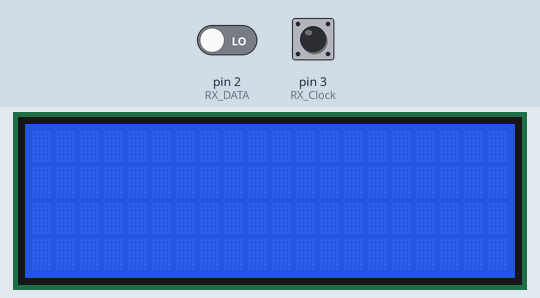
Recording of a sketch running on a simulated Arduino Uno, built with avr-gcc and run on an emulated ATmega328P. Parts: 20×4 character LCD. Inputs (shaded band) come from the test bench; at power-on: pin 3 (RX_Clock) LOW, pin 2 (RX_DATA) LOW. What the sketch prints to the serial monitor is not drawn.

Above: at 1.2 s.
1.3 s: pin 3 (RX_Clock) driven HIGH
At 1.6 s:
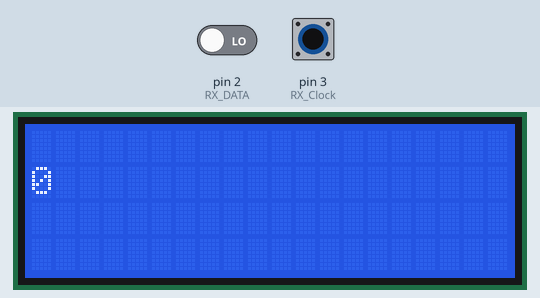
2.8 s: pin 3 (RX_Clock) pulsed LOW 5 times (0.12 s each, 0.3 s apart)
At 4.6 s:
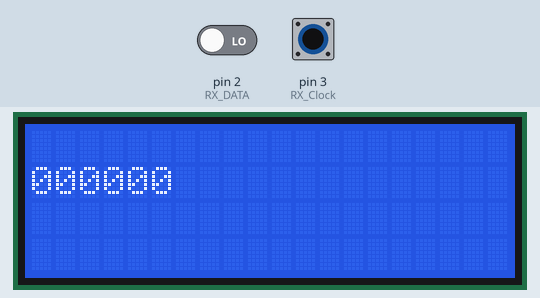
5.8 s: pin 3 (RX_Clock) pulsed LOW 2 times (0.12 s each, 0.3 s apart)
At 7.3 s:
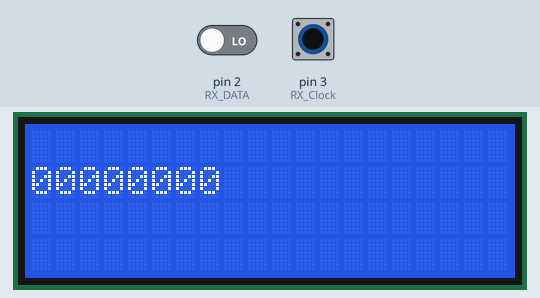
Timing chart, 0 to 8.8 s (numbered marks = the images above; inputs shaded):
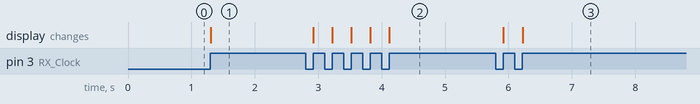

The sketch:

receiver.ino
```cpp
#include <SoftwareSerial.h>
#include <LiquidCrystal.h>

// pinassinmnt
#define RX_DATA 2
#define RX_Clock 3
#define lcd_RS 9
#define lcd_E 4
#define lcd_D4 5
#define lcd_D5 6
#define lcd_D6 7
#define lcd_D7 8

LiquidCrystal lcd_1(lcd_RS, lcd_E, lcd_D4, lcd_D5, lcd_D6, lcd_D7);

char message[1000];

byte rx_byte = 0;
int bit_position = 0;
bool update_LCD_1 = true;

void setup() {
  Serial.begin(9600);
  //inisolize the lcd to a 20 char by 4 ln disply (defalt is 16 char by 2 ln display)
  lcd_1.begin(20, 4);

  pinMode(RX_DATA, INPUT);
  pinMode(RX_Clock, INPUT);
  strcpy(message, "");
  //sets pin 'RX_Clock' to and intrupt that calls the "onClockPulse" whene the clock "rises" (form 0 -> 1)
  attachInterrupt(digitalPinToInterrupt(RX_Clock), onClockPulse, RISING);
  // attachInterrupt(digitalPinToInterrupt(RX_Clock), onClockPulse, FALLING);
}

void onClockPulse() {
  bool rx_bit = digitalRead(RX_DATA);

  if (bit_position == 8) {
    rx_byte = 0;
    bit_position = 0;
  }

  if (rx_bit) {
    rx_byte |= (0x80 >> bit_position);
  }

  bit_position += 1;

  if (bit_position == 8) {
    strncat(message, (const char *)&rx_byte, 1);
  }

  update_LCD_1 = true;
}

void loop() {
  if (update_LCD_1) {
    update_LCD_1 = false;
    // update the lcd
    lcd_1.setCursor(0, 0);
    lcd_1.print(message);
    Serial.println(message);
    lcd_1.setCursor(0, 1);

    for (int i = 0; i < 8; i += 1) {
      if (i < bit_position) {
        lcd_1.print(rx_byte & (0x80 >> i) ? "1" : "0");
        Serial.print(rx_byte & (0x80 >> i) ? "1" : "0");
      } else {

        lcd_1.print(" ");
        Serial.print(" ");

      }
    }
  }
}
```

Measured:
- after the input at 1.3 s, the display: changes at once (image 1)
- after the input at 2.8 s, the display: first changes after 0.12 s (image 2 shows a later state)
- after the input at 5.8 s, the display: first changes after 0.12 s (image 3 shows a later state)
